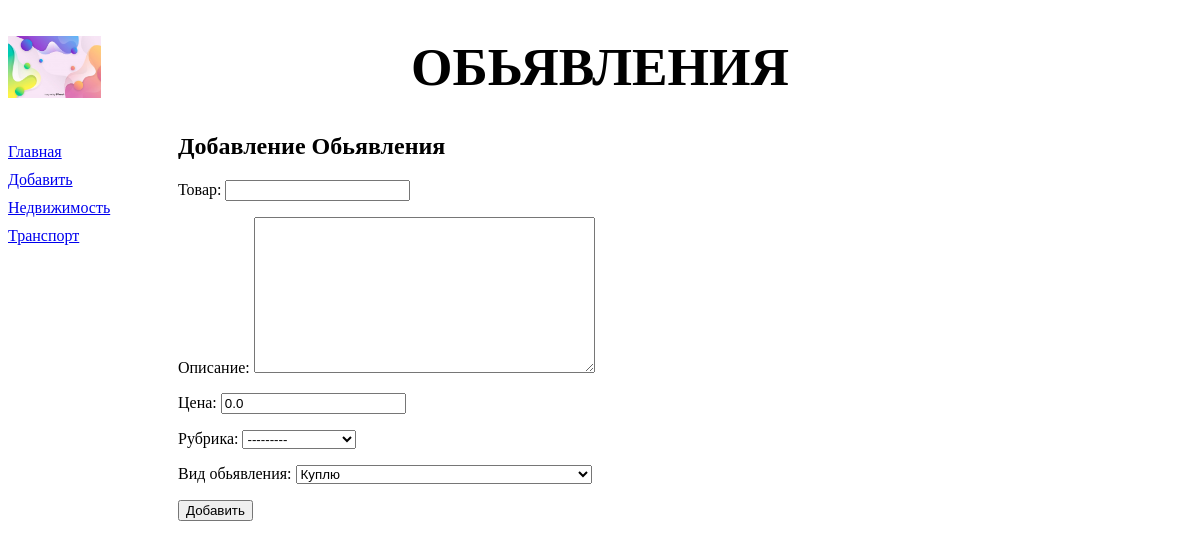
The app's page /bboard/add/, older data.
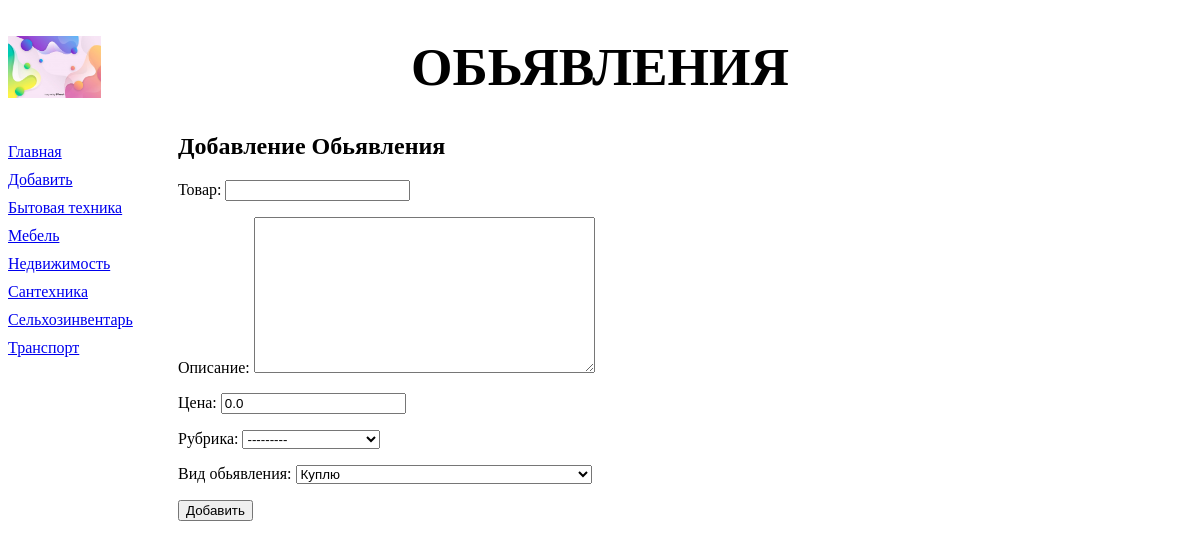
The same page, newer data.
### bboard/models.py (models this page shows)
class Rubric(models.Model):
    name = models.CharField(max_length=20, db_index=True, verbose_name='Название')
    objects = RubricManager()
    def __str__(self):
        return self.name
    class Meta:
        verbose_name_plural = 'Рубрики'
        verbose_name = 'Рубрика'
        ordering = ['name']

### bboard/views.py (the view, shortened to what this page needs)
# urls.py: path('add/', BbAddView.as_view(), name='add'),
class BbAddView(FormView):
    template_name = 'bboard/create.html'
    form_class = BbForm
    initial = {'price': 0.0}
    def get_context_data(self, *args, **kwargs):
        context = super().get_context_data(*args, **kwargs)
        context['rubrics'] = Rubric.objects.all()
        return context
    def get_form(self, form_class=None):
        self.object = super().get_form(form_class)
        return self.object

### bboard/forms.py
class BbForm(ModelForm):
    class Meta:
        model = Bb
        fields = ('title', 'content', 'price', 'rubric', 'kind')

### bboard/models.py (called while the page is built)
    def get_queryset(self):
        return RubricQuerySet(self.model, using=self._db)

### bboard/templates/bboard/create.html (shortened to what this page needs)
{% extends 'layout/basic.html' %}
{% block content %}
<h1> Добавление Обьявления </h1>
<form method="post">
        {{ form.as_p }}
        <input type="submit" value="Добавить">
</form>
{% endblock %}

### bboard/templates/layout/basic.html (shortened to what this page needs)
{% load static %}
<!DOCTYPE html>
<html>
    <head>
        <link rel="stylesheet" type="text/css"
        href="{% static 'bboard/style.css' %}">
    </head>
    <body>
        <header>
            <h1> Обьявления </h1>
        </header>
        <nav>
            <a href="{% url 'index' %}"> Главная </a>
            <a href="{% url 'add' %}"> Добавить </a>
            {% for rubric in rubrics %}
            <a href="{% url 'by_rubric' rubric.pk %}"> {{ rubric.name }} </a>
            {% endfor %}
        </nav>
        <section>
        {% block content %}
        {% endblock %}
        </section>
    </body>
    </head>
</html>

Row changes from the older to the newer data that the page shows:
added Rubric: name "Бытовая техника"
added Rubric: name "Мебель"
added Rubric: name "Сантехника"
added Rubric: name "Сельхозинвентарь"
